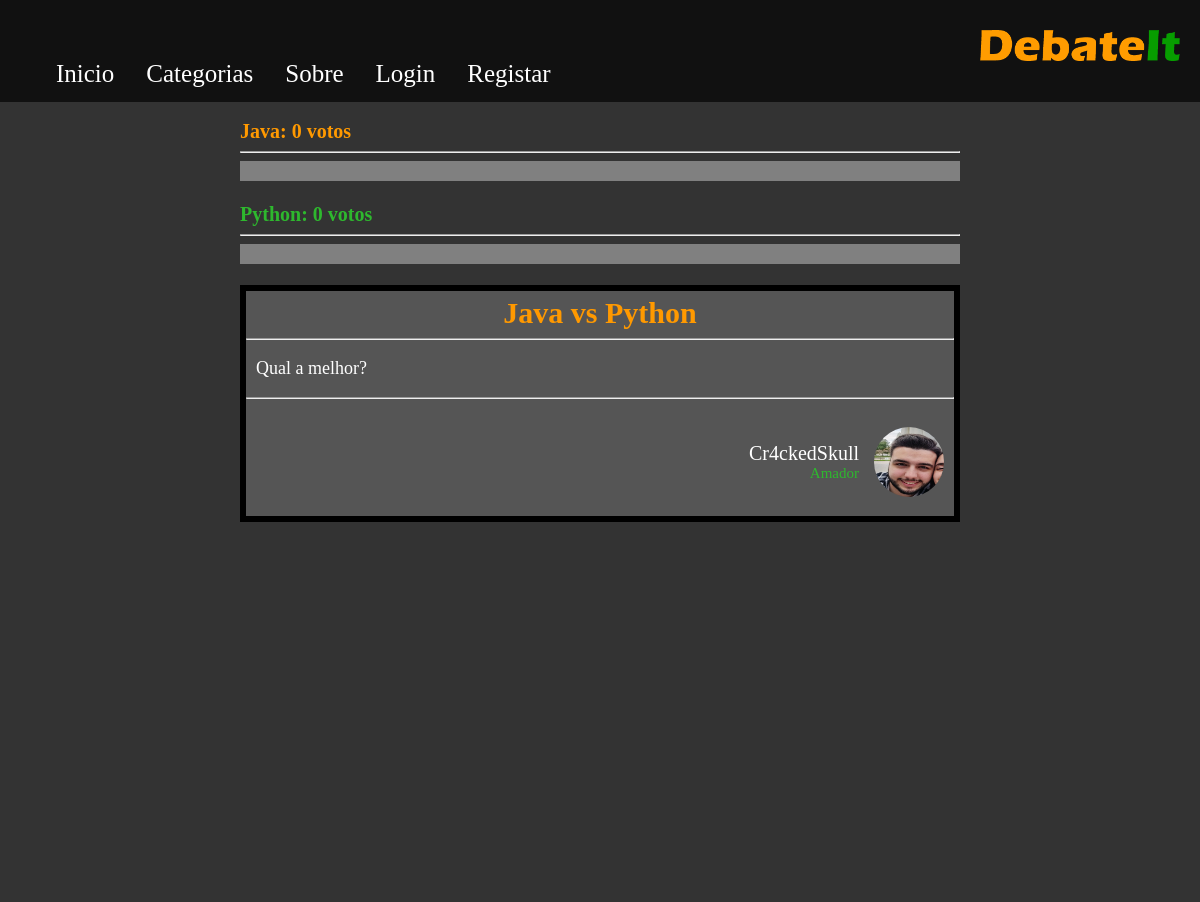
Before: /discussion/42/ with the older database file.
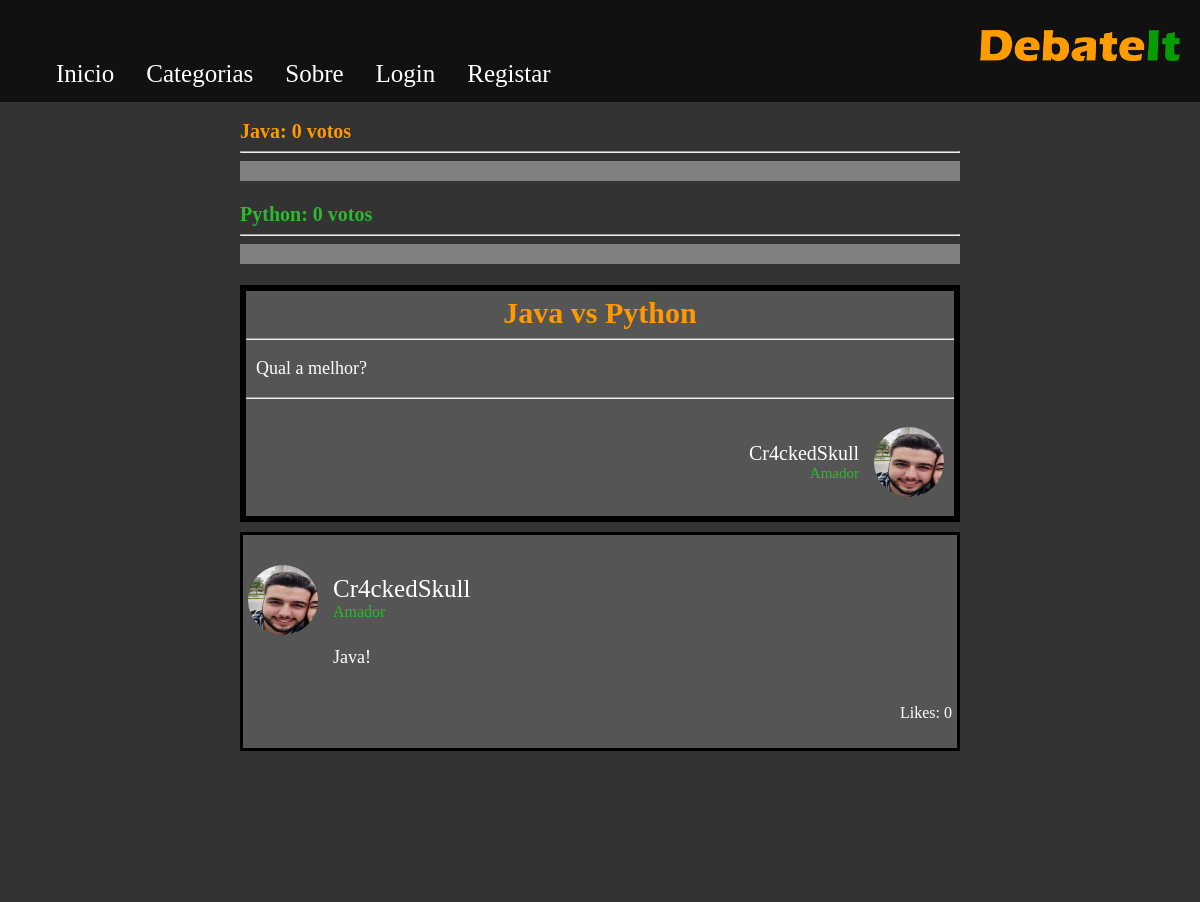
After: the same page with the newer database file.
### forum/models.py (models this page shows, shortened)
class DebateOption(models.Model):
    title = models.CharField(max_length=50)
    key = models.IntegerField()
    def __str__(self):
        return self.title

class Discussion(models.Model):
    title = models.CharField(max_length=100)
    descr = models.TextField(default="")
    owner = models.ForeignKey(User, on_delete=models.CASCADE)
    category = models.ForeignKey(Category, on_delete=models.CASCADE)
    mode = models.ForeignKey(DebateMode, on_delete=models.CASCADE)
    options = models.ManyToManyField(DebateOption)
    team1 = models.ManyToManyField(User, related_name='team1', default=None)
    team2 = models.ManyToManyField(User, related_name='team2', default=None)

class ForumUser(models.Model):
    user = models.OneToOneField(User, on_delete=models.CASCADE)
    pic = models.ImageField(null=True, blank=True)
    age = models.CharField(max_length=100)
    respect = models.ForeignKey(ForumRespect, on_delete=models.CASCADE, null=True, default=None)

class ForumRespect(models.Model):
    title = models.CharField(max_length=100)
    key = models.IntegerField()
    def __str__(self):
        return self.title

class Post(models.Model):
    owner = models.ForeignKey(User, on_delete=models.CASCADE)
    text = models.TextField()
    pub_date = models.DateTimeField("Data de publicação")
    discussion = models.ForeignKey(Discussion, on_delete=models.CASCADE)

### forum/views.py (the view)
# urls.py: url(r'^discussion/(?P<discussion_id>[0-9]+)/$', views.discussion_details, name='forum_discussion'),
def discussion_details(request, discussion_id):
    if request.method == 'POST':
        if request.POST['comment'] != '':
            creation_manager.create_post(request.user, request.POST['comment'], discussion_id)
            return HttpResponseRedirect(reverse('forum_discussion', args=(discussion_id,)))
    logged_in = request.user.is_authenticated
    discussion = Discussion.objects.get(id=discussion_id)
    if discussion.mode.key == constants.DEBATEIT_MODE:
        if logged_in:
            signed = creation_manager.check_if_signed(request.user, discussion)
            if not signed:
                context = creation_manager.generate_context(discussion, constants.NOT_SIGNED_PURP, logged_in)
                return render(request, "forum/DebateSignUp.html", context)
        context = creation_manager.generate_context(discussion, constants.DEBATEIT_PURP, logged_in)
        return render(request, "forum/DiscussionDetails.html", context)
    context = creation_manager.generate_context(discussion, constants.NORMAL_PURP, logged_in)
    return render(request, "forum/DiscussionDetails.html", context)

### forum/utils/creation_manager.py (called while the page is built)
def generate_context(discussion, purpose, logged_in):
    context = {'discussion': discussion, 'logged_in': logged_in}
    if purpose == constants.NOT_SIGNED_PURP:
        context = {**context, 'options': discussion.options.all()}
    elif purpose == constants.NORMAL_PURP:
        context = {**context, 'posts': Post.objects.filter(discussion=discussion)}
    elif purpose == constants.DEBATEIT_PURP:
        team1_likes = get_like_count(discussion.team1.all(), discussion)
        team2_likes = get_like_count(discussion.team2.all(), discussion)
        context = {
            **context,
            'options': discussion.options.all(),
            'posts': Post.objects.filter(discussion=discussion),
            'team1_likes': team1_likes,
            'team2_likes': team2_likes,
            'debate': True
        }
    return context

def get_like_count(team, discussion):
    aux = 0
    for x in team:
        for y in x.post_set.filter(discussion=discussion):
            aux += y.like_set.count()
    return aux

### forum/templates/forum/DiscussionDetails.html (shortened to what this page needs)
{% extends 'forum/Base.html' %}
{% load static %}
{% block content %}
    <br>
    <div class="discussion_container">
        <section class="discussion_debatemode">
            {% if debate %}
                <label for="team1_prog" class="discussion_label1"> {{ options.first }}: {{ team1_likes }} votos </label>
                <hr>
                <progress id="team1_prog" max="10" value="{{ team1_likes }}"></progress>
                <label for="team2_prog" class="discussion_label2"> {{ options.last }}: {{ team2_likes }} votos </label>
                <hr>
                <progress id="team2_prog" max="10" value="{{ team2_likes }}"></progress>
            {% endif %}
        </section>
        <section class="discussion_header">
            <header>
                <h1 class="disc_head_title">{{ discussion.title }}</h1>
                <hr>
                <p class="disc_head_descr">{{ discussion.descr }}</p>
            </header>
            <hr>
            <footer>
                <a href="{% url 'profile_page_ext' discussion.owner.id %}">
                    <picture class="disc_footer_pic">
                        <img src="{{ discussion.owner.forumuser.pic }}" alt="profile_pic.jpg" width="55">
                    </picture>
                </a>
                <div class="disc_owner">
                    <p class="disc_footer_username">{{ discussion.owner.username }}</p>
                    <p class="disc_footer_respect">{{ discussion.owner.forumuser.respect }}</p>
                </div>
            </footer>
        </section>
        {% for post in posts %}
            <section class="post_container">
                <div>
                    <a href="{% url 'profile_page_ext' post.owner.id %}">
                        <picture class="post_pic">
                            <img src="{{ post.owner.forumuser.pic }}" alt="profile_pic" width="55">
                        </picture>
                    </a>
                    <p class="post_username">{{ post.owner.username }} </p>
                    <p class="post_respect"> {{ post.owner.forumuser.respect.title }}</p>
                </div>
                <div>
                    <p class="post_text"> {{ post.text }} </p>
                    <form action="{% url 'forum_like' %}" method="Post">
                        <div class="post_like_zone">
                            <p class="post_likes" for="like_button">
                                Likes: {{ post.like_set.count }}
                            </p>
                        </div>
                    </form>
                </div>
            </section>
        {% endfor %}
    </div>
{% endblock %}

### forum/templates/forum/Base.html (shortened to what this page needs)
{% load static %}
<!DOCTYPE html>
<html lang="pt-PT">
<head>
    <link rel="stylesheet" type="text/css" href="{% static 'forum/style.css' %}"/>
</head>
<body>
<header class="base_container">
    <picture class="base_logo">
        <img class="base_logo_pic" src="{% static 'forum/logo.png' %}">
    </picture>
    <nav class="base_menu">
        <menu>
            <ul class="base_menu_bar">
                <li {% if active == 'home' %} class="active" {% else %} class="base_menu_line" {% endif %}>
                    <a href="{% url 'forum_home' %}"> Inicio </a>
                </li>
                <li {% if active == 'categories' %} class="active" {% else %} class="base_menu_line" {% endif %}>
                    <a href="{% url 'forum_categories' %}"> Categorias </a>
                </li>
                <li {% if active == 'about' %} class="active" {% else %} class="base_menu_line" {% endif %}>
                    <a href="{% url 'forum_about' %}"> Sobre </a>
                </li>
                {% if not request.user.is_authenticated %}
                    <li {% if active == 'login' %} class="active" {% else %} class="base_menu_line" {% endif %}>
                        <a href="{% url 'login_page' %}"> Login </a>
                    </li>
                    <li {% if active == 'register' %} class="active" {% else %} class="base_menu_line" {% endif %}>
                        <a href="{% url 'register_page' %}"> Registar </a>
                    </li>
                {% else %}
                    <li {% if active == 'profile' %} class="active" {% else %} class="base_menu_line" {% endif %}>
                        <a href="{% url 'profile_page' %}"> Perfil </a>
                    </li>
                    <li class="base_menu_line"><a href="{% url 'logout_user' %}"> Logout </a></li>
                {% endif %}
            </ul>
        </menu>
    </nav>
</header>
<section class="content">
    {% block content %}{% endblock content %}
</section>
</body>
</html>

### forum/static/forum/style.css (style rules this page uses)
body { color: white; margin: 0; font-family: "Bookman Old Style"; }
h1 { margin: 0; }
.base_container { background-color: #111; padding-top: 30px; width: 100%; height: 100%; margin-bottom: 0; }
.base_logo_pic { float: right; width: 200px; margin-right: 20px; }
.base_menu menu { margin-bottom: 0; }
.base_menu_bar { text-align: left; list-style-type: none; margin: 0; padding: 0; overflow: hidden; }
.base_menu_line { float: left; }
.base_menu_line a { display: block; color: white; text-align: center; padding: 14px 16px; text-decoration: none; font-size: 25px; }
.content { background-color: #333; background-position: center; margin: 0; min-height: 100vh; height: fit-content; }
.discussion_container { width: 60%; margin: 0 auto; padding-bottom: 20px; }
.discussion_debatemode label { font-size: 20px; font-weight: bold; margin-bottom: 20px; }
.discussion_debatemode progress { width: 100%; height: 20px; margin-bottom: 20px; background: #2eb82e; }
.discussion_label1 { color: #ff9900; }
.discussion_label2 { color: #2eb82e; }
.discussion_header { background-color: #555; border: 6px solid black; padding-top: 5px; padding-bottom: 5px; overflow: hidden; }
.disc_head_title { font-size: 30px; text-align: center; color: #ff9900; }
.disc_head_descr { font-size: 18px; margin-left: 10px; }
.disc_footer_pic { float: right; margin-right: 10px; margin-bottom: 10px; padding-top: 20px; }
.disc_footer_pic img { width: 70px; height: 70px; position: relative; overflow: hidden; border-radius: 50%; }
.disc_footer_username { padding-top: 15px; font-size: 20px; margin-bottom: 0; }
.disc_footer_respect { margin-top: 0; font-size: 15px; text-align: right; color: #2eb82e; }
.disc_owner { float: right; margin-right: 15px; }
.post_container { background-color: #555; padding-bottom: 10px; margin-top: 10px; margin-bottom: 10px; border: 3px solid black; overflow: hidden; }
.post_pic { float: left; padding: 5px 15px 10px 5px; }
.post_pic img { width: 70px; height: 70px; position: relative; overflow: hidden; border-radius: 50%; }
.post_username { padding-top: 15px; font-size: 25px; margin-bottom: 0; }
.post_respect { margin-top: 0; color: #2eb82e; }
.post_text { font-size: 18px; margin: 0 85px 10px 85px; padding: 10px 0 10px 5px; }
.post_likes { text-align: left; margin-right: 5px; }
.post_like_zone { float: right; }

Changed rows visible on the page:
added Post: owner.forumuser.pic (picture), owner.username "Cr4ckedSkull", owner.forumuser.respect "Amador", text "Java!", like_set.count "0"
